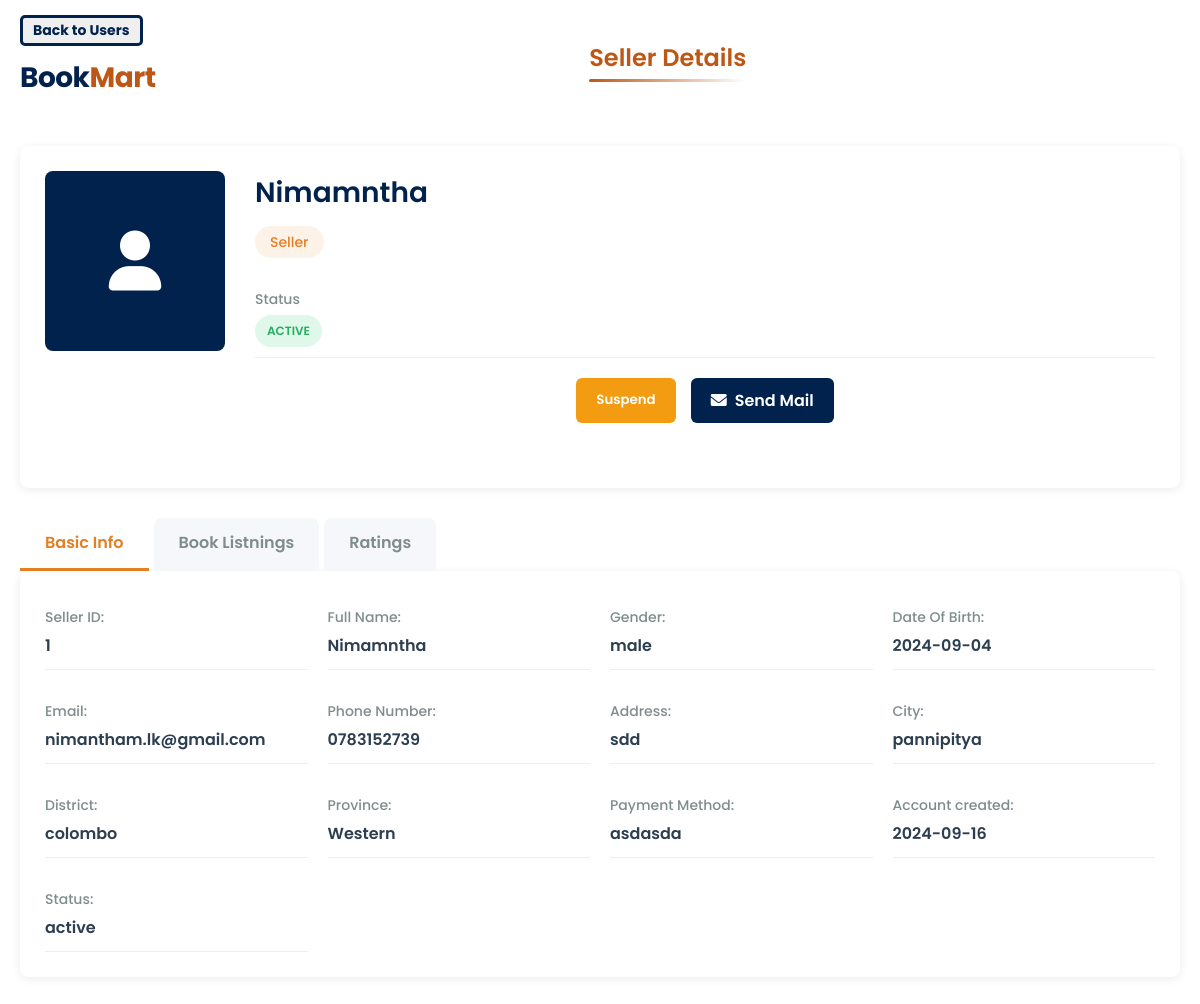
/public/adminViewseller?id=26 (signed in), run on the app's committed database.
### tables this page shows
CREATE TABLE `bookseller` (
  `id` int(11) NOT NULL,
  `user_id` int(11) NOT NULL,
  `full_name` varchar(255) NOT NULL,
  `gender` enum('male','female') NOT NULL,
  `dob` date NOT NULL,
  `phone_number` varchar(15) NOT NULL,
  `street_address` varchar(255) NOT NULL,
  `city` varchar(100) NOT NULL,
  `district` varchar(100) NOT NULL,
  `province` varchar(100) NOT NULL,
  `payment_method` varchar(50) DEFAULT NULL,
  `bank` varchar(255) NOT NULL,
  `branch_name` varchar(255) NOT NULL,
  `account_number` varchar(255) NOT NULL,
  `account_name` varchar(255) NOT NULL,
  `rating` decimal(3,1) DEFAULT NULL
);

CREATE TABLE `user` (
  `ID` int(10) NOT NULL,
  `username` varchar(100) NOT NULL,
  `email` varchar(100) NOT NULL,
  `password` varchar(100) NOT NULL,
  `role` enum('buyer','bookSeller','bookStore','courier','admin') NOT NULL,
  `createdAt` date NOT NULL DEFAULT current_timestamp(),
  `active_status` enum('active','inactive') NOT NULL DEFAULT 'active'
);

### app/controllers/AdminViewseller.php (called while the page is built, shortened)
<?php
class AdminViewseller extends Controller {
    public function index($id = null) {
        if(!$id) {
            $id = $_GET['id'] ?? null;
        }
        $bookseller = new BookSeller();
        $user = new UserModel();
        $order = new Order();
        $review = new ReviewModel();
        $sellerInfo = $bookseller->first(['user_id' => $id]);
        $userInfo = $user->first(['ID' => $id]);
        if ($sellerInfo) {
            $orders = $order->query("SELECT o.*, b.title, b.genre, b.price
                                    FROM orders o
                                    LEFT JOIN book b ON o.book_id = b.id
                                    WHERE o.seller_id = :seller_id
                                    ORDER BY o.order_id",
                                    [':seller_id' => $sellerInfo->user_id]);
        } else {
            $orders = [];
        }
        $reviews = $review->query("SELECT r.*, b.title, bu.full_name
                                    FROM review r
                                    LEFT JOIN book b ON r.book_id = b.id
                                    LEFT JOIN buyer bu ON r.buyer_id = bu.user_id
                                    LEFT JOIN orders o ON r.order_id = o.order_id
                                    WHERE o.seller_id = :seller_id
                                    ORDER BY r.id",
                                    [':seller_id' => $sellerInfo->user_id]);
        $data = [
            'bookseller' => $sellerInfo,
            'user' => $userInfo,
            'orders' => $orders,
            'reviews' => $reviews
        ];
        $this->view('adminViewseller', $data);
    }
}

### public/index.php (called while the page is built, shortened)
<?php
$app = new App;
$app->loadController();

### app/core/Database.php (called while the page is built, shortened)
<?php
Trait Database{
    private $pdo;
    protected function connect() {
        if (!$this->pdo) {
            $string = "mysql:hostname=" . DBHOST . ";dbname=" . DBNAME;
            $this->pdo = new PDO($string, DBUSER, DBPASS);
        }
        return $this->pdo;
    }
    public function query($query,$data = []){
        $conn = $this->connect();
        $stm=$conn->prepare($query);
        $check = $stm->execute($data);
        if($check){
            $result = $stm->fetchAll(PDO::FETCH_OBJ);
            if(is_array($result) && count($result)){
                return $result;
            }
        }
        return false;
    }
}

### app/core/Model.php (called while the page is built, shortened)
<?php
Trait Model{
    protected $limit = 10;
    protected $offset ='0';
    public function first($data,$data_not = []){
        $keys = array_keys($data);
        $query="SELECT * FROM $this->table WHERE ";
        foreach($keys as $key){
            $query .= $key . "=:" .$key . " && ";
        }
        $query =trim($query," && ");
        $query .=" limit $this->limit offset $this->offset" ;
        $data = array_merge($data,$data_not);
        $result = $this->query($query,$data);
        if($result)
            return $result[0];
        return false;
    }
}

### app/views/adminViewseller.view.php (the view, shortened to what this page needs)
<!DOCTYPE html>
<html lang="en">
<head>
    <link rel="stylesheet" href="<?= ROOT ?>/assets/CSS/adminViewusers.css">
    <link rel="stylesheet" href="https://cdnjs.cloudflare.com/ajax/libs/font-awesome/6.0.0-beta3/css/all.min.css">
</head>
<body>
<div class="header">
    <div class="header-wrapper">
        <div class="left-section">
            <div class="button-container">
                <button onclick="window.location.href='<?= ROOT ?>/AdminViewallusers'" class="close-btn"><b>Back to Users</b></button>
            </div>
            <div class="logo-container">
                <a href="<?= ROOT ?>/home" class="title-link">
                    <h2 class="logo">Book<span class="highlight">Mart</span></h2>
                </a>
            </div>
        </div>
        <div class="page-title">
            <h1>Seller Details</h1>
        </div>
    </div>
</div>
<div class="main-container">
    <div class="box">
        <div class="user-profile">
            <div class="user-image">
                <i class="fas fa-user"></i>
            </div>
            <div class="user-details">
                <div class="user-name"><?= htmlspecialchars($data['bookseller']->full_name ?? 'Seller Name') ?></div>
                <div class="user-type">Seller</div>
                <div class="info-row">
                    <span class="label">Status</span>
                    <span class="detail-value">
                        <span class="status <?= ($data['user']->active_status ?? '') === 'active' ? 'status-active' : 'status-suspended' ?>" id="status-text">
                            <?= htmlspecialchars($data['user']->active_status ?? '') ?>
                        </span>
                    </span>
                </div>
                <div class="button-group">
                    <button class="btn suspendBtn" id="status-toggle">
                        <?= ($data['user']->active_status ?? '') === 'active' ? 'Suspend' : 'Activate' ?>
                    </button>
                    <a href="<?= ROOT ?>/adminSendmsg?email=<?= htmlspecialchars($data['user']->email ?? '') ?>" class="btn messageBtn">
                        <i class="fas fa-envelope"></i> Send Mail
                    </a>
                </div>
            </div>
        </div>
    </div>
    <div class="tabs">
        <div class="tab active">Basic Info</div>
        <div class="tab">Book Listnings</div>
        <div class="tab">Ratings</div>
    </div>
    <div class="box">
        <div class="user-info">
            <div class="info-row">
                <span class="label">Seller ID:</span>
                <span class="detail-value"><?= htmlspecialchars($data['bookseller']->id ?? '') ?></span>
            </div>
            <div class="info-row">
                <span class="label">Full Name:</span>
                <span class="detail-value"><?= htmlspecialchars($data['bookseller']->full_name ?? '') ?></span>
            </div>
            <div class="info-row">
                <span class="label">Gender:</span>
                <span class="detail-value"><?= htmlspecialchars($data['bookseller']->gender ?? '') ?></span>
            </div>
            <div class="info-row">
                <span class="label">Date Of Birth:</span>
                <span class="detail-value"><?= htmlspecialchars($data['bookseller']->dob ?? '') ?></span>
            </div>
            <div class="info-row">
                <span class="label">Email:</span>
                <span class="detail-value"><?= htmlspecialchars($data['user']->email ?? '') ?></span>
            </div>
            <div class="info-row">
                <span class="label">Phone Number:</span>
                <span class="detail-value"><?= htmlspecialchars($data['bookseller']->phone_number ?? '') ?></span>
            </div>
            <div class="info-row">
                <span class="label">Address:</span>
                <span class="detail-value"><?= htmlspecialchars($data['bookseller']->street_address ?? '') ?></span>
            </div>
            <div class="info-row">
                <span class="label">City:</span>
                <span class="detail-value"><?= htmlspecialchars($data['bookseller']->city ?? '') ?></span>
            </div>
            <div class="info-row">
                <span class="label">District:</span>
                <span class="detail-value"><?= htmlspecialchars($data['bookseller']->district ?? '') ?></span>
            </div>
            <div class="info-row">
                <span class="label">Province:</span>
                <span class="detail-value"><?= htmlspecialchars($data['bookseller']->province ?? '') ?></span>
            </div>
            <div class="info-row">
                <span class="label">Payment Method:</span>
                <span class="detail-value"><?= htmlspecialchars($data['bookseller']->payment_method ?? '') ?></span>
            </div>
            <div class="info-row">
                <span class="label">Account created:</span>
                <span class="detail-value"><?= htmlspecialchars($data['user']->createdAt ?? '') ?></span>
            </div>
            <div class="info-row">
                <span class="label">Status:</span>
                <span class="detail-value"><?= htmlspecialchars($data['user']->active_status ?? '') ?></span>
            </div>
        </div>
    </div>
</body>
</html>

### public/assets/CSS/adminViewusers.css (style rules this page uses)
:root { --primary: #02224E; --primary-orange: #E67E22; --accent: #BE5715; --background-gray: #f5f7fa; --card-bg: #ffffff; --text-dark: #2c3e50; --text-muted: #7f8c8d; --border-color: #ecf0f1; --success-green: #27ae60; --warning-orange: #f39c12; --danger-red: #e74c3c; --discount-green: #2ecc71; }
* { font-family: 'Poppins', sans-serif; margin: 0; padding: 0; box-sizing: border-box; }
body { background-color: var(--light-bg); color: var(--text-dark); min-height: 100vh; line-height: 1.6; }
.main-container { max-width: 1200px; margin: 30px auto; padding: 0 20px; }
a { text-decoration: none; color: var(--primary); }
.header { padding: 15px 0; }
.button-group { display: flex; justify-content: center; margin: 10px 0; }
.close-btn { border:solid 3px #02224E; color: #02224E; padding: 2px 10px; border-radius: 5px; cursor: pointer; font-size: 14px; transition: all 0.3s ease; }
.logo-container { display: flex; }
.logo { font-size: 28px; font-weight: 700; color: var(--primary); letter-spacing: -0.5px; }
.highlight { color: var(--accent); }
.page-title h1 { font-size: 24px; font-weight: 600; color: var(--accent); position: relative; }
.page-title h1::after { content: ''; position: absolute; bottom: -5px; left: 0; width: 100%; height: 3px; background: linear-gradient(to right, var(--accent), transparent); border-radius: 3px; }
.header-wrapper { max-width: 1200px; margin: 0 auto; padding: 0 20px; display: flex; justify-content: space-between; align-items: center; }
.left-section { display: flex; flex-direction: column; align-items: flex-start; }
.button-container { margin-bottom: 10px; }
.box { background-color: var(--card-bg); border-radius: 8px; box-shadow: 0 2px 10px rgba(0, 0, 0, 0.08); padding: 25px; margin-bottom: 30px; transition: transform 0.3s ease, box-shadow 0.3s ease; }
.user-profile { display: flex; flex-wrap: wrap; gap: 30px; margin-bottom: 30px; }
.user-image { width: 180px; height: 180px; background-color: var(--primary); border-radius: 8px; display: flex; justify-content: center; align-items: center; color: white; font-size: 60px; }
.user-details { flex: 1; min-width: 300px; }
.user-name { font-size: 28px; font-weight: 600; margin-bottom: 10px; color: var(--primary); }
.user-type { display: inline-block; background-color: rgba(230, 126, 34, 0.1); color: var(--primary-orange); padding: 5px 15px; border-radius: 20px; font-size: 14px; font-weight: 500; margin-bottom: 20px; }
.user-info { display: grid; grid-template-columns: repeat(auto-fill, minmax(250px, 1fr)); gap: 20px; }
.info-row { padding: 10px 0; border-bottom: 1px solid var(--border-color); }
.label { color: var(--text-muted); font-weight: 500; display: block; margin-bottom: 5px; font-size: 14px; }
.detail-value { color: var(--text-dark); font-weight: 600; font-size: 16px; }
.button-group { display: flex; gap: 15px; margin-top: 20px; }
.btn { padding: 10px 20px; border-radius: 6px; border: none; font-weight: 600; cursor: pointer; transition: all 0.2s ease; font-family: 'Poppins', sans-serif; text-decoration: none; display: inline-flex; align-items: center; justify-content: center; gap: 8px; }
.btn i { font-size: 16px; }
.suspendBtn, .suspend { background-color: var(--warning-orange); color: white; }
.messageBtn { background-color: var(--primary); color: white; }
.tabs { display: flex; margin-bottom: 0; border-bottom: none; }
.tab { padding: 12px 25px; background-color: var(--background-gray); color: var(--text-muted); font-weight: 600; cursor: pointer; transition: all 0.3s ease; border-top-left-radius: 8px; border-top-right-radius: 8px; margin-right: 5px; }
.tab.active { background-color: var(--card-bg); color: var(--primary-orange); border-bottom: 3px solid var(--primary-orange); }
.status { display: inline-block; padding: 6px 12px; border-radius: 20px; font-size: 12px; font-weight: 600; text-transform: uppercase; }
.status-active { background-color: rgba(46, 204, 113, 0.15); color: var(--success-green); }

### data on the page
bookseller: full_name "Nimamntha", id "1", gender "male", dob "2024-09-04", phone_number "0783152739", street_address "sdd", city "pannipitya", district "colombo", province "Western", payment_method "asdasda"
user: active_status "ACTIVE", email "nimantham.lk@gmail.com", createdAt "2024-09-16", active_status "active"
